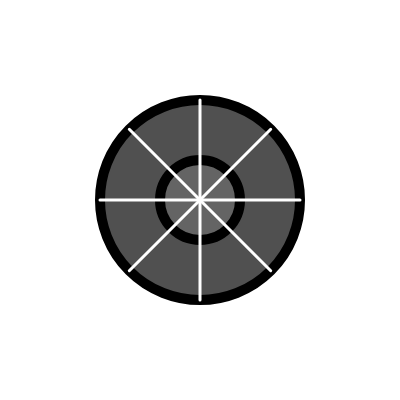
Frame 1 (no input)
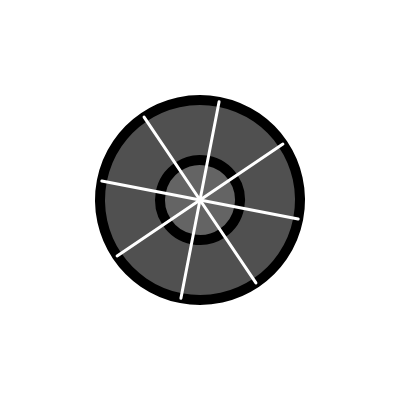
Frame 60 (no input)
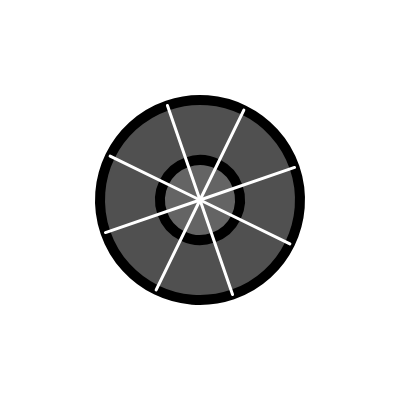
Frame 120 (the mouse pressed at the canvas centre since frame 60)

The p5.js sketch that drew these frames (run headless with seeded random() and noise() and a simulated clock; from frame 60 on, the mouse is pressed at the canvas centre):

// p5.js sketch
// ── sketch.js
let angle = 0;

function setup() {
  createCanvas(400, 400);
  angleMode(DEGREES);  
}

function draw() {
  background(255);  
  
  translate(width / 2, height / 2);  
  rotate(angle); 
   
  
  stroke(0);
  strokeWeight(10);
  fill(80);  
  ellipse(0, 0, 200, 200);  // Outer circle representing the tire
  
 
  fill(100);
  ellipse(0, 0, 80, 80);  // for disc brake 
  
  
  stroke(255);  // rim
  strokeWeight(3);
  for (let i = 0; i < 360; i += 45) {
    line(0, 0, cos(i) * 100, sin(i) * 100);  // rim rotating with the tire
  }
  

  angle += 4; 
}
